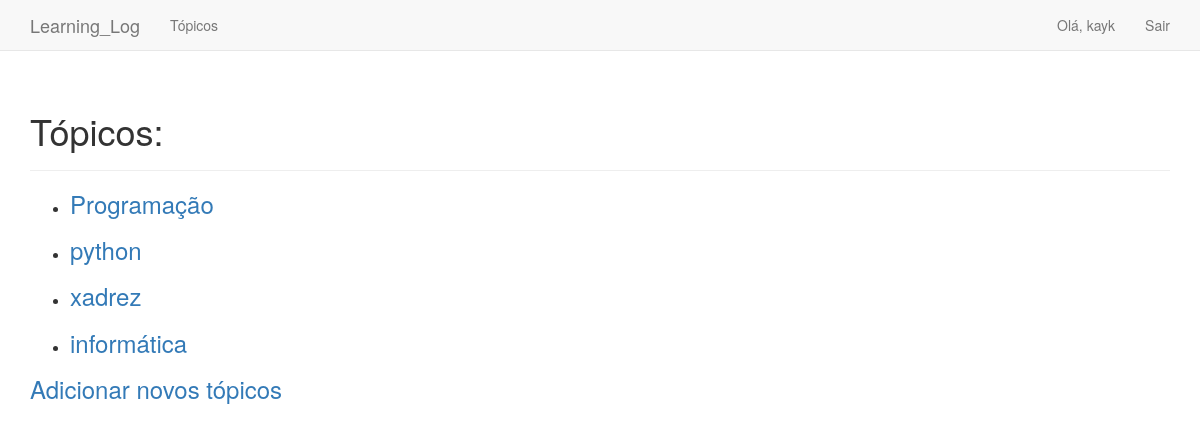
/topics (signed in), run on an earlier commit of the app's database.
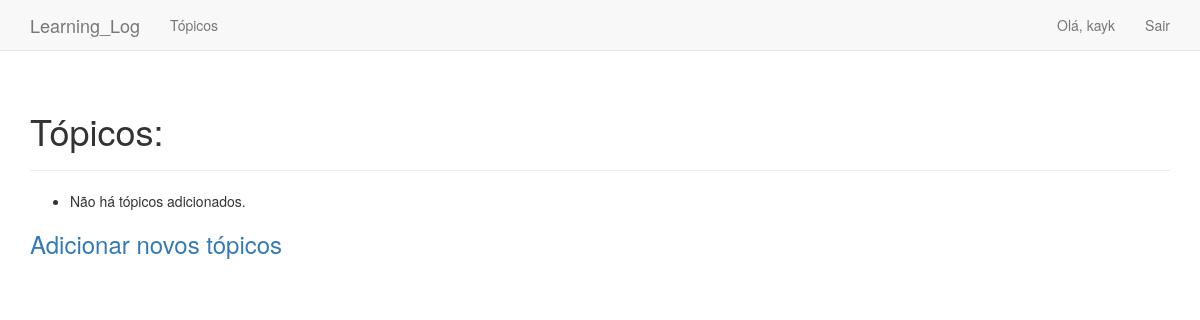
And on a later commit of the database.
### learning_logs/models.py (models this page shows)
class Topic(models.Model):
    text = models.CharField(max_length=200)
    date_added = models.DateTimeField(auto_now_add=True)
    owner = models.ForeignKey(User, on_delete=models.CASCADE)
    def __str__(self):
        return self.text

### learning_logs/views.py (the view)
# urls.py: path('topics',views.topics, name='topics'),
@login_required
def topics(request):
    topics = Topic.objects.filter(owner = request.user).order_by('date_added')
    context = {'topics': topics}
    return render(request, 'learning_logs/topics.html', context)

### learning_logs/templates/learning_logs/topics.html (shortened to what this page needs)
<!DOCTYPE html>
<html lang="pt-br">
<head>
</head>
<body>
    {% extends "learning_logs/base.html"%}
    {% block header%}
    <h1>Tópicos: </h1>
    {% endblock header%}
    {% block content %}
        <ul>
            {% for topic in topics %}
                <li>
                    <h3>
                        <a href="{% url 'topic' topic.id %}">{{ topic }}</a>
                    </h3>
                </li>
            {% empty %}
                <li>Não há tópicos adicionados.</li>
            {% endfor %}
        </ul>
        <h3>
            <a href="{% url 'new_topic' %}">Adicionar novos tópicos</a>
        </h3>
    {% endblock content %}

### learning_logs/templates/learning_logs/base.html (shortened to what this page needs)
{% load bootstrap3 %}
<!DOCTYPE html>
<html lang="en">
<head>
    {% bootstrap_css %}
</head>
    <body>
        <nav class="navbar navbar-default navbar-static-top" >
            <div class="container">
                <div class="navbar-header">
                    <a class="navbar-brand" href="{% url 'index' %}">Learning_Log</a>
                </div>
                <div id="navbar" class="collapse navbar-collapse">
                    <ul class="nav navbar-nav">
                        <li><a href="{% url 'topics' %}">Tópicos</a></li>
                    </ul>
                    <ul class="nav navbar-nav navbar-right">
                        {% if user.is_authenticated %}
                            <li><a href="">Olá, {{ user.username }}</a></li>
                            <li><a href="{% url 'logout' %}">Sair</a></li>
                        {% else %}
                            <li><a href="{% url 'register' %}">Registrar</a></li>
                            <li><a href="{% url 'login' %}">Entrar</a></li>
                        {% endif %}
                    </ul>
                </div>
            </div>
        </nav>
        <div class="container">
            <div class="page-header">
                {% block header %}{% endblock header %}
            </div>
            <div>
                {% block content %}{% endblock content %}
            </div>
        </div>
    </body>
</html>

What changed in the data, as far as the page shows it:
removed Topic: text "Programação"
removed Topic: text "python"
removed Topic: text "xadrez"
removed Topic: text "informática"
Also different on the page:
text now shown: "Não há tópicos adicionados."
